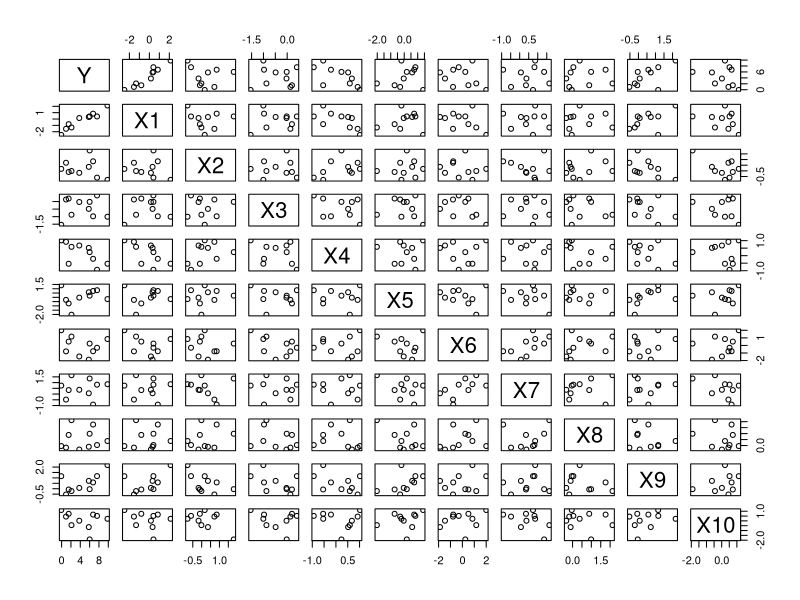
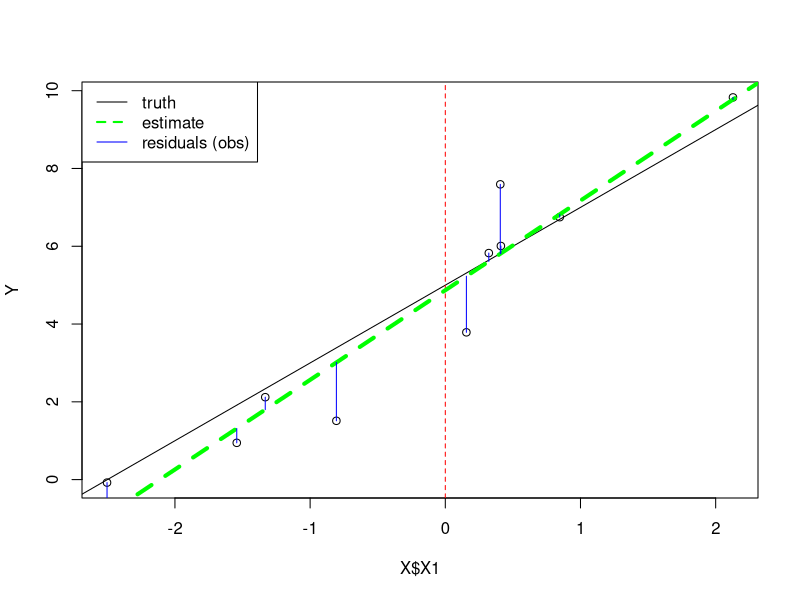

Recreate these plots in R, in order. (Note: this script raises an error after producing the figures.)
####    regression.R     ####################

#   install.packages("mvtnorm")

require(mvtnorm)

K = 10 #  number of covariates
N = 10 #  Sample size
X = data.frame(rmvnorm(n=N, mean=rep(0,K)))   #  design matrix 
###  For now, the predictors are independent.
saveOpts = options(digits=3); X; options(saveOpts)

###  First generative model:  Y depends on X1 alone, linearly.  
beta0 = 5;  beta1 = 2
Y = beta0 + beta1 * X$X1 + rnorm(N)
simData = data.frame(Y, X)
plot(simData)
plot(X$X1, Y)
abline(beta0, beta1)  ### The "truth"
abline(v=0, lty=2, col="red")

lm.out = lm(Y ~ X1, data=simData)
lm.out

str(lm.out)
names(lm.out)
class(lm.out)
cbind(lm.out$coef, c(beta0, beta1)); 
## two more ways to extract the coefficients:
coef(lm.out);  coefficients(lm.out)
abline(coef(lm.out), lty=2, col="green",  lwd=4)  ### The "fit"

with(lm.out, {
	for(i in 1:N)
		lines(rep(X$X1[i], 2), 
			c(fitted.values[i],   fitted.values[i] + residuals[i]),  col="blue")
	}
)
legend(x="topleft", col=c("black","green","blue"), lty=c(1,2,1), lwd=c(1,2,1),
       legend=c("truth", "estimate", "residuals (obs)")
        )
simData$name = apply(matrix(sample(letters, 40, replace=T),  nrow=10), MARGIN=1, FUN=paste, 
      collapse="")
identify(simData$X1, simData$Y, labels=simData$name)
#  locator(1)
symbols(locator(1), rectangles=matrix(c(0.5, 1),nrow=1), add=T)

par(mfrow=c(2,2)); plot(lm.out, ask=FALSE)
par(mfrow=c(1,1));  plot(X$X1, resid(lm.out));  abline(h=0, lwd=2, lty=2, col="orange")
influence.measures(lm.out)

Q = sum(lm.out$residuals^2)   ## sum of squared residuals 

sigmaSqHat.biased =  Q/N
sigmaSqHat.unbiased =  Q/(N-2)
cat(
	"sigmaSqHat.biased = ",  sigmaSqHat.biased,
	"\nsigmaSqHat.unbiased = ", sigmaSqHat.unbiased,
	"\n"
)
abline(h=c(-1,1)*sqrt(sigmaSqHat.unbiased), col="blue")

######   Calculating lm.out$coef ourselves.
X = as.matrix(cbind(X0=rep(1,N), X))
X01 = X[ , 1:2]
myCoef = print(solve(t(X01) %*% X01) %*% t(X01) %*% Y)
lm.out$coef

##########    Now, "overspecified" model:  too many parameters!

lm.out.all = lm(data=simData, 
	Y ~ X1 + X2 + X3 + X4 + X5 + X6 + X7 + X8 + X9 + X10)
plot(simData$X1, resid(lm.out.all));
  abline(h=0, lwd=2, lty=2, col="orange")
resid(lm.out.all)
lm.out.all
sum(lm.out.all$residuals^2)   ## sum of squared residuals 

######  Investigating intercepts
X = as.matrix(X) 
lm(Y ~ X);	
lm(Y ~ X[ , -1]); 
lm(Y ~ -1 + X)

plot(lm(Y ~ -1 + X[ , -c(1, 3:11)]))

######   Multiple regression

beta = c(beta0, beta1, 
		beta1, beta1, rep(0, ncol(X)-3))

Y = beta0 + as.matrix(X) %*% beta[-1] + rnorm(N)
YX = data.frame(Y,X)
lm.out = lm(data=YX, Y ~ .)
resid(lm.out)

step(lm(data=YX, Y ~ 1), scope=Y ~ X1+X2+X3+X4+X5+X6+X7+X8+X9)
lm(data=YX, Y ~ . - X10)
resid(.Last.value)

for(k in (1:10)) {
	cat( "=======", k, "=======\n")
	theFormula = as.formula("Y ~  " %&%
			paste("X", 1:k, sep="", collapse=" + "))
	print(theFormula)
	lm.out = lm(data=YX, theFormula)
#	print(lm.out$coef)
	print(summary(lm.out))
}

randomKorder = sample(1:10)
for(k in 1:10) {
  columns = randomKorder[1:k]  
	lm.out = lm(Y ~ X[ , columns])
	Q = sum(lm.out$residuals^2)   ## sum of squares 
	sigmaHat.biased =  Q/N
	sigmaHat.unbiased =  Q/(N - (k+1))
	cat("k = ", k,	"columns", columns, "   sigmaHat.biased = ",  sigmaHat.biased,
							"   sigmaHat.unbiased = ", sigmaHat.unbiased,   "\n"	)
}

simData$G = sample(letters[1:3],size=10, replace=T)
simData$G = factor(simData$G)
simData$Y[simData$G=="a"] = simData$Y[simData$G=="a"] + 10
plot(simData$Y ~ simData$G)
smartBarPlot(simData$G, simData$Y)
lm(data=simData, Y ~ G)

